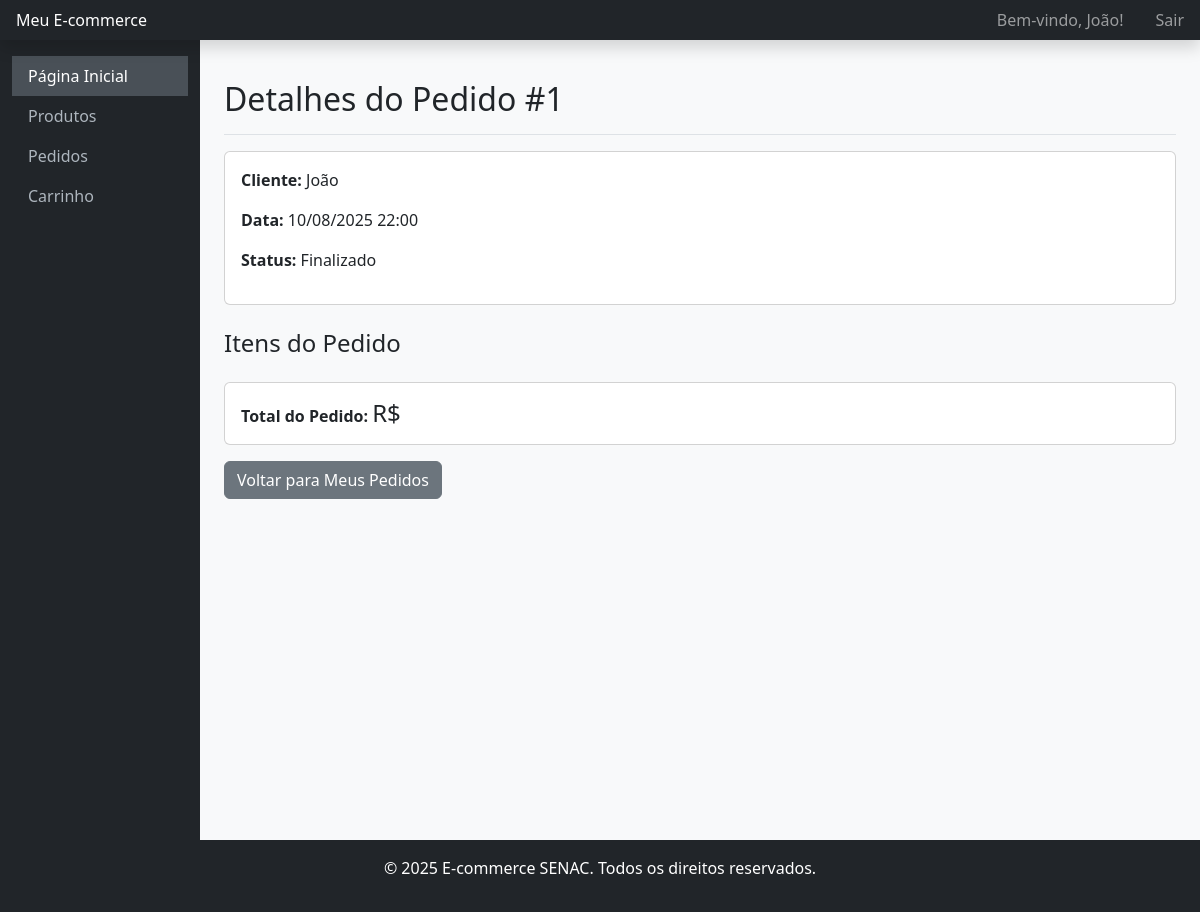
The app's page /meus-pedidos/1/ (signed in), older data.
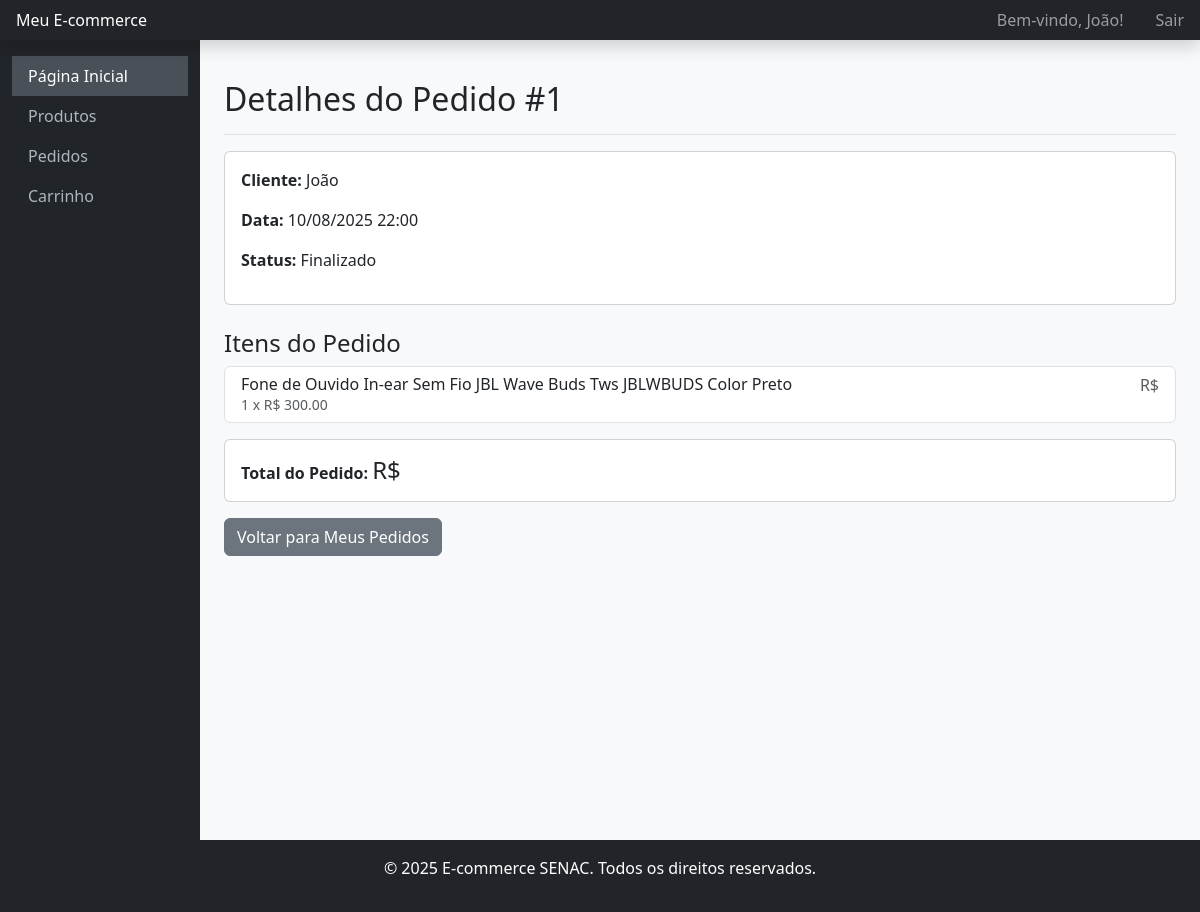
The same page, newer data.
### app/models.py (models this page shows, shortened)
class ItemPedido(models.Model):
    produto = models.ForeignKey(Produto, on_delete=models.CASCADE)
    pedido = models.ForeignKey(Pedido, on_delete=models.CASCADE)
    quantidade = models.IntegerField(default=1)
    preco_unitario = models.DecimalField(max_digits=10, decimal_places=2)

class Produto(models.Model):
    nome = models.CharField(max_length=200)
    descricao = models.TextField()
    preco = models.DecimalField(max_digits=10, decimal_places=2)
    estoque = models.IntegerField()
    imagem = models.ImageField(upload_to='produtos/', blank=True, null=True)

### app/views.py (the view)
# urls.py: path('meus-pedidos/<int:pk>/', views.detalhar_pedido, name='detalhar_pedido'),
@login_required
def detalhar_pedido(request, pk):
    pedido = get_object_or_404(Pedido, pk=pk)
    if request.user.is_superuser or pedido.cliente.user == request.user:
        items = ItemPedido.objects.filter(pedido=pedido)
        context = {'pedido': pedido, 'items': items}
        return render(request, 'loja/detalhar_pedido.html', context)
    else:
        return redirect('meus_pedidos')

### app/templates/loja/detalhar_pedido.html (shortened to what this page needs)
{% extends 'base.html' %}
{% block content %}
    <div class="d-flex justify-content-between flex-wrap flex-md-nowrap align-items-center pt-3 pb-2 mb-3 border-bottom">
        <h1 class="h2">Detalhes do Pedido #{{ pedido.pk }}</h1>
    </div>
    <div class="card mb-3">
        <div class="card-body">
            <p><strong>Cliente:</strong> {{ pedido.cliente.nome }}</p>
            <p><strong>Data:</strong> {{ pedido.data_criacao|date:"d/m/Y H:i" }}</p>
            <p><strong>Status:</strong> Finalizado</p>
        </div>
    </div>
    <h4 class="mt-4">Itens do Pedido</h4>
    <ul class="list-group mb-3">
        {% for item in items %}
        <li class="list-group-item d-flex justify-content-between lh-sm">
            <div>
                <h6 class="my-0">{{ item.produto.nome }}</h6>
                <small class="text-muted">{{ item.quantidade }} x R$ {{ item.preco_unitario }}</small>
            </div>
            <span class="text-muted">R$ {{ item.get_total }}</span>
        </li>
        {% endfor %}
    </ul>
    <div class="card">
        <div class="card-body text-right">
            <strong>Total do Pedido:</strong> <span class="h4">R$ {{ pedido.get_total }}</span>
        </div>
    </div>
    <a href="{% url 'meus_pedidos' %}" class="btn btn-secondary mt-3">Voltar para Meus Pedidos</a>
{% endblock %}

Row changes from the older to the newer data that the page shows:
added ItemPedido: produto.nome "Fone de Ouvido In-ear Sem Fio JBL Wave Buds Tws JBLWBUDS Color Preto", quantidade "1", preco_unitario "300.00"
